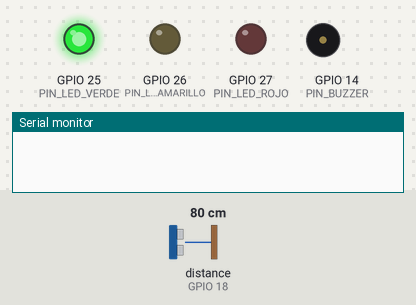
Simulated run of this sketch. Board: ESP32. Parts: output pins drawn as LEDs (lit = HIGH), buzzer (waves = sounding, pin HIGH), the last lines printed to the serial monitor. Wiring (inferred from the names in the program): ultrasonic range finder: trigger GPIO 5; echo GPIO 18. The test bench sets the inputs (shaded band); at power-on: distance to the obstacle (sensor on GPIO 18) 80 cm. The echo pulse lasts 58.3 µs per cm; WiFi joins after 1.5 s; servers stay silent unless stated; uploads are accepted with an empty reply; not simulated (calls return 0 or success): secrets.h; pins used as bus, display or sensor lines are not drawn.

Above: at 0.1 s.
At 1.0 s:
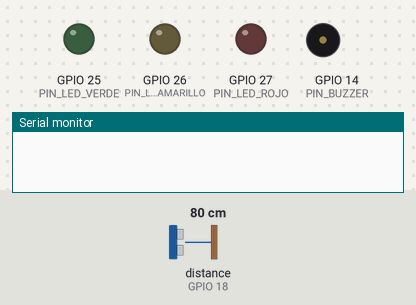
At 3.0 s:
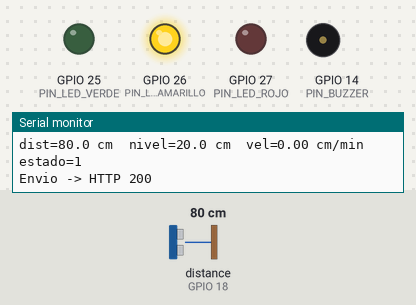
Timing chart, 0 to 4.5 s (numbered marks = the images above):
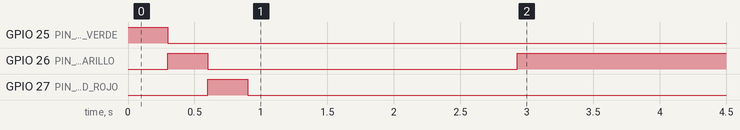

The sketch:

FloodSensor.ino
```cpp
/*
  Sistema de alerta temprana para inundaciones — firmware del prototipo (ESP32)

  - Mide la distancia al agua con un HC-SR04 (mediana de 5 muestras).
  - Calcula nivel y velocidad de subida, y decide verde / amarillo / rojo
    LOCALMENTE: el semáforo funciona aunque no haya WiFi ni internet.
  - Envía cada lectura a Supabase con el token del dispositivo.
    El servidor valida el token y recalcula el estado con los umbrales
    guardados en la base de datos.

  Antes de compilar: copia secrets.example.h a secrets.h y llénalo.
  Placa: "ESP32 Dev Module" (Arduino IDE con el paquete esp32 instalado).

  ¡IMPORTANTE! El pin ECHO del HC-SR04 entrega 5 V y el ESP32 tolera 3.3 V.
  Usa un divisor de voltaje (1 kΩ del ECHO al pin y 2 kΩ del pin a GND) o un
  módulo compatible con 3.3 V (HC-SR04P).
*/

#include <WiFi.h>
#include <WiFiClientSecure.h>
#include <HTTPClient.h>
#include "secrets.h"

// ------------------------- Pines -------------------------
const int PIN_TRIG         = 5;
const int PIN_ECHO         = 18;   // con divisor de voltaje
const int PIN_LED_VERDE    = 25;   // cada LED con resistencia de 220 Ω
const int PIN_LED_AMARILLO = 26;
const int PIN_LED_ROJO     = 27;
const int PIN_BUZZER       = 14;   // zumbador activo

// ------------------ Calibración y umbrales ------------------
// Deben coincidir con los de la página de Ajustes (el servidor usa los suyos).
const float ALTURA_SENSOR_CM    = 100.0;  // distancia del sensor al fondo, con el cauce seco
const float NIVEL_AMARILLO_CM   = 20.0;
const float NIVEL_ROJO_CM       = 40.0;
const float VEL_AMARILLO_CM_MIN = 2.0;
const float VEL_ROJO_CM_MIN     = 5.0;
const bool  BUZZER_ACTIVO       = true;

// ------------------------- Tiempos -------------------------
const unsigned long INTERVALO_MEDICION_MS      = 10000UL;  // mide cada 10 s
const unsigned long INTERVALO_ENVIO_NORMAL_MS  = 60000UL;  // en verde, envía cada 60 s
const unsigned long INTERVALO_ENVIO_ALERTA_MS  = 10000UL;  // en amarillo/rojo, cada 10 s
const unsigned long REINTENTO_WIFI_MS          = 30000UL;

// ------------------------- Estado -------------------------
enum Estado { VERDE, AMARILLO, ROJO, ERROR_SENSOR };
Estado estadoActual = VERDE;

struct Muestra { unsigned long t; float nivel; };
const int N_HIST = 24;               // 24 muestras x 10 s = 4 min de historia
Muestra hist[N_HIST];
int histN = 0;
int histPos = 0;

int fallosSeguidos = 0;
unsigned long ultimaMedicion = 0;
unsigned long ultimoEnvio = 0;
bool primeraVez = true;

// ===================== Medición =====================
float lecturaUnica() {
  digitalWrite(PIN_TRIG, LOW);
  delayMicroseconds(2);
  digitalWrite(PIN_TRIG, HIGH);
  delayMicroseconds(10);
  digitalWrite(PIN_TRIG, LOW);
  unsigned long duracion = pulseIn(PIN_ECHO, HIGH, 30000UL);  // tope ~5 m
  if (duracion == 0) return NAN;
  return duracion * 0.0343f / 2.0f;  // velocidad del sonido a ~20 °C
}

// Mediana de 5 muestras: descarta lecturas sueltas erróneas (gotas, insectos, rebotes).
float medirDistanciaCm() {
  float v[5];
  int n = 0;
  for (int i = 0; i < 5; i++) {
    float d = lecturaUnica();
    if (!isnan(d) && d >= 2.0f && d <= 400.0f) v[n++] = d;
    delay(60);
  }
  if (n < 3) return NAN;
  for (int i = 1; i < n; i++) {            // ordenar (inserción)
    float x = v[i];
    int j = i - 1;
    while (j >= 0 && v[j] > x) { v[j + 1] = v[j]; j--; }
    v[j + 1] = x;
  }
  return v[n / 2];
}

// Velocidad de subida (cm/min) contra la muestra más reciente de hace >= 60 s.
float calcularVelocidad(float nivelActual) {
  unsigned long ahora = millis();
  for (int k = 1; k <= histN; k++) {
    int idx = (histPos - k + N_HIST) % N_HIST;
    unsigned long edad = ahora - hist[idx].t;
    if (edad >= 60000UL && edad <= 600000UL) {
      return (nivelActual - hist[idx].nivel) / (edad / 60000.0f);
    }
  }
  return 0.0f;
}

void guardarMuestra(float nivel) {
  hist[histPos] = { millis(), nivel };
  histPos = (histPos + 1) % N_HIST;
  if (histN < N_HIST) histN++;
}

Estado decidirEstado(float nivel, float vel) {
  if (nivel >= NIVEL_ROJO_CM || vel >= VEL_ROJO_CM_MIN) return ROJO;
  if (nivel >= NIVEL_AMARILLO_CM || vel >= VEL_AMARILLO_CM_MIN) return AMARILLO;
  return VERDE;
}

// ===================== Salidas =====================
void actualizarSalidas() {
  unsigned long ahora = millis();
  if (estadoActual == ERROR_SENSOR) {
    bool on = (ahora / 400) % 2 == 0;      // los tres LED parpadean: falla del sensor
    digitalWrite(PIN_LED_VERDE, on);
    digitalWrite(PIN_LED_AMARILLO, on);
    digitalWrite(PIN_LED_ROJO, on);
    digitalWrite(PIN_BUZZER, LOW);
    return;
  }
  digitalWrite(PIN_LED_VERDE,    estadoActual == VERDE);
  digitalWrite(PIN_LED_AMARILLO, estadoActual == AMARILLO);
  digitalWrite(PIN_LED_ROJO,     estadoActual == ROJO);
  bool pita = BUZZER_ACTIVO && estadoActual == ROJO && (ahora / 500) % 2 == 0;
  digitalWrite(PIN_BUZZER, pita);
}

void pruebaDeLuces() {
  const int leds[3] = { PIN_LED_VERDE, PIN_LED_AMARILLO, PIN_LED_ROJO };
  for (int i = 0; i < 3; i++) {
    digitalWrite(leds[i], HIGH);
    delay(300);
    digitalWrite(leds[i], LOW);
  }
}

// ===================== Red =====================
void gestionarWiFi() {
  static unsigned long ultimoIntento = 0;
  if (WiFi.status() == WL_CONNECTED) return;
  if (millis() - ultimoIntento < REINTENTO_WIFI_MS) return;
  ultimoIntento = millis();
  WiFi.disconnect();
  WiFi.begin(WIFI_SSID, WIFI_PASSWORD);
}

bool enviarLectura(float distanciaCm) {
  if (WiFi.status() != WL_CONNECTED) return false;

  // OJO: setInsecure() no valida el certificado del servidor. Sirve para el
  // prototipo; en una instalación real usa client.setCACert(...) con la CA raíz.
  WiFiClientSecure client;
  client.setInsecure();

  HTTPClient http;
  http.setTimeout(5000);
  String url = String(SUPABASE_URL) + "/rest/v1/rpc/registrar_lectura";
  if (!http.begin(client, url)) return false;

  http.addHeader("Content-Type", "application/json");
  http.addHeader("apikey", SUPABASE_ANON_KEY);
  if (String(SUPABASE_ANON_KEY).startsWith("eyJ")) {   // clave anon clásica (JWT)
    http.addHeader("Authorization", String("Bearer ") + SUPABASE_ANON_KEY);
  }

  String cuerpo = String("{\"p_token\":\"") + DEVICE_TOKEN +
                  "\",\"p_distancia_cm\":" + String(distanciaCm, 1) + "}";
  int codigo = http.POST(cuerpo);
  Serial.printf("Envio -> HTTP %d\n", codigo);
  http.end();
  return codigo >= 200 && codigo < 300;
}

// ===================== Arduino =====================
void setup() {
  Serial.begin(115200);
  pinMode(PIN_TRIG, OUTPUT);
  pinMode(PIN_ECHO, INPUT);
  pinMode(PIN_LED_VERDE, OUTPUT);
  pinMode(PIN_LED_AMARILLO, OUTPUT);
  pinMode(PIN_LED_ROJO, OUTPUT);
  pinMode(PIN_BUZZER, OUTPUT);
  pruebaDeLuces();

  WiFi.mode(WIFI_STA);
  WiFi.begin(WIFI_SSID, WIFI_PASSWORD);
  unsigned long inicio = millis();
  while (WiFi.status() != WL_CONNECTED && millis() - inicio < 15000UL) delay(250);
  Serial.println(WiFi.status() == WL_CONNECTED ? "WiFi conectado" : "Sin WiFi: modo local");
}

void loop() {
  unsigned long ahora = millis();
  gestionarWiFi();

  if (primeraVez || ahora - ultimaMedicion >= INTERVALO_MEDICION_MS) {
    ultimaMedicion = ahora;
    float distancia = medirDistanciaCm();

    if (isnan(distancia)) {
      if (++fallosSeguidos >= 3) estadoActual = ERROR_SENSOR;
      Serial.println("Medicion invalida");
    } else {
      fallosSeguidos = 0;
      float nivel = ALTURA_SENSOR_CM - distancia;
      if (nivel < 0) nivel = 0;
      float vel = calcularVelocidad(nivel);
      guardarMuestra(nivel);
      estadoActual = decidirEstado(nivel, vel);
      Serial.printf("dist=%.1f cm  nivel=%.1f cm  vel=%.2f cm/min  estado=%d\n",
                    distancia, nivel, vel, (int)estadoActual);

      unsigned long intervalo = (estadoActual == VERDE) ? INTERVALO_ENVIO_NORMAL_MS
                                                         : INTERVALO_ENVIO_ALERTA_MS;
      if (primeraVez || ahora - ultimoEnvio >= intervalo) {
        if (enviarLectura(distancia)) ultimoEnvio = millis();
      }
    }
    primeraVez = false;
  }

  actualizarSalidas();
}
```

Measured:
- by itself, GPIO 26 (PIN_LED_AMARILLO): HIGH → LOW at 0.60 s, → HIGH 2.3 s later
